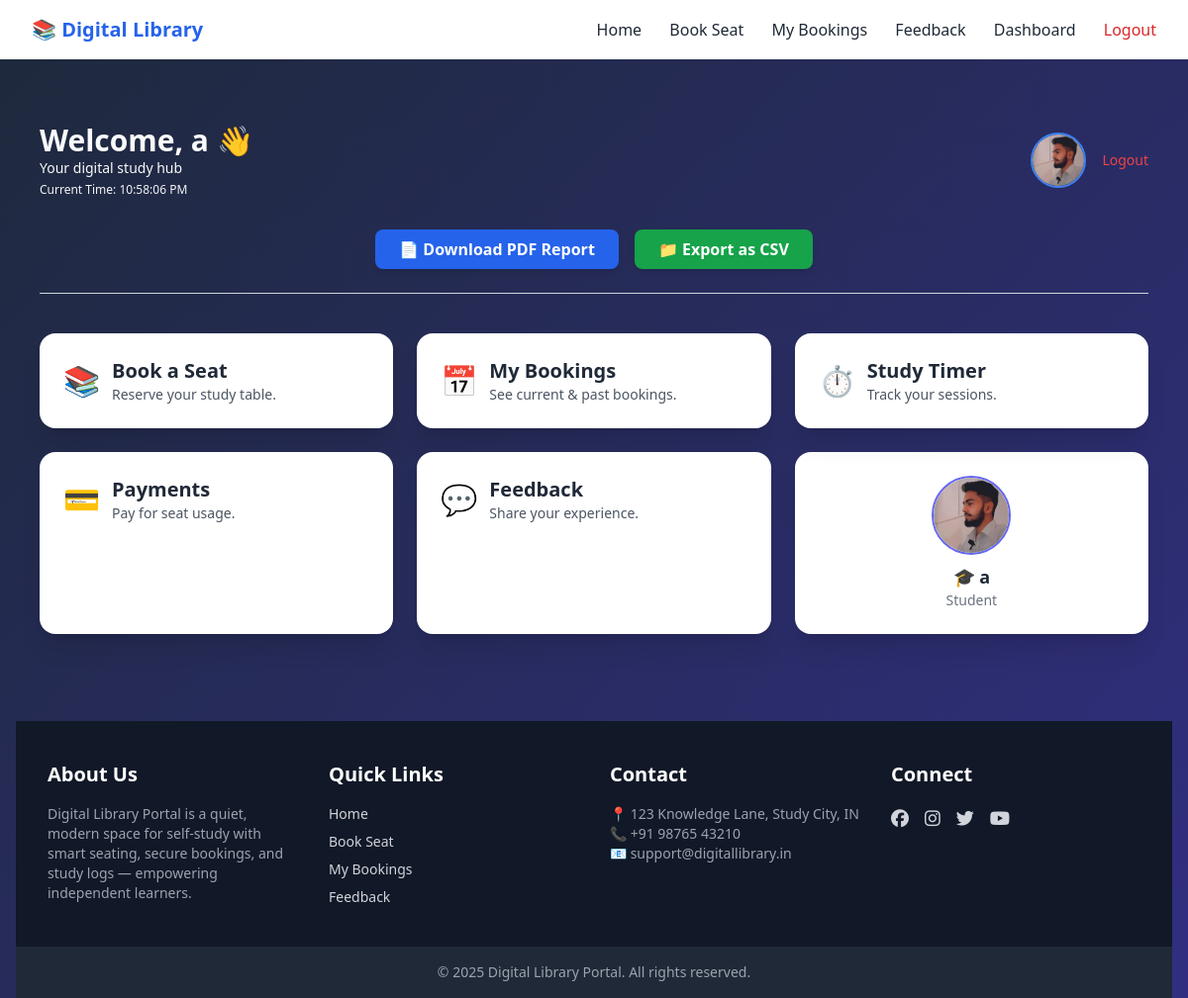
Screenshot of /student/dashboard.php (signed in) with the database file from the repository.
### tables this page shows
CREATE TABLE `table_students` (
  `id` int(11) NOT NULL,
  `name` varchar(100) NOT NULL,
  `email` varchar(100) NOT NULL,
  `phone` varchar(20) DEFAULT NULL,
  `password` varchar(255) DEFAULT NULL,
  `profile_photo` varchar(255) DEFAULT NULL,
  `created_at` timestamp NOT NULL DEFAULT current_timestamp()
);

### student/dashboard.php (the view, shortened to what this page needs)
<?php
include '../includes/db.php';
include '../includes/header.php';
$user_id = $_SESSION['student_id'];
$query = "SELECT name, profile_photo FROM table_students WHERE id = ?";
$stmt = $conn->prepare($query);
$stmt->bind_param("i", $user_id);
$stmt->execute();
$result = $stmt->get_result();
$user = $result->fetch_assoc();
?>
<!DOCTYPE html>
<html lang="en">
<head>
  <script src="https://cdn.tailwindcss.com"></script>
</head>
<body class="bg-gradient-to-br from-indigo-50 to-purple-100 min-h-screen text-gray-50">
  <div class="max-w-6xl mx-auto py-10 px-4">
    <div class="flex items-center justify-between mb-8">
      <div>
        <h1 class="text-3xl font-bold text-gray-50">Welcome, <?= htmlspecialchars($user['name']) ?> 👋</h1>
        <p class="text-sm text-gray-50">Your digital study hub</p>
        <p class="text-xs text-gray-100 mt-1">Current Time: <span id="current-time"></span></p>
      </div>
      <div class="flex items-center gap-4">
<img src="../uploads/profile_photos/<?= htmlspecialchars($user['profile_photo']) ?>" class="w-14 h-14 rounded-full object-cover border-2 border-blue-500" alt="Profile Photo" />
        <a href="./logout.php" class="text-sm text-red-500 hover:underline">Logout</a>
      </div>
    </div>
    <div class="flex flex-col sm:flex-row sm:justify-center gap-4 mb-6 text-center">
      <a href="../reports/generate-report.php" target="_blank" class="bg-blue-600 hover:bg-blue-700 text-white font-semibold px-6 py-2 rounded-lg shadow-md transition duration-200">
        📄 Download PDF Report
      </a>
      <a href="../reports/export-csv.php" class="bg-green-600 hover:bg-green-700 text-white font-semibold px-6 py-2 rounded-lg shadow-md transition duration-200">
        📁 Export as CSV
      </a>
    </div>
    <hr class="mb-10 border-gray-300">
    <div class="grid grid-cols-1 sm:grid-cols-2 lg:grid-cols-3 gap-6">
      <a href="book-seat.php" class="bg-white rounded-2xl p-6 shadow-xl hover:shadow-2xl transition transform hover:-translate-y-1">
        <div class="flex items-center gap-3">
          <div class="text-3xl">📚</div>
          <div>
            <h2 class="text-xl font-semibold">Book a Seat</h2>
            <p class="text-sm text-gray-600">Reserve your study table.</p>
          </div>
        </div>
      </a>
      <a href="my-bookings.php" class="bg-white rounded-2xl p-6 shadow-xl hover:shadow-2xl transition transform hover:-translate-y-1">
        <div class="flex items-center gap-3">
          <div class="text-3xl">📅</div>
          <div>
            <h2 class="text-xl font-semibold">My Bookings</h2>
            <p class="text-sm text-gray-600">See current & past bookings.</p>
          </div>
        </div>
      </a>
      <a href="./timer.php" class="bg-white rounded-2xl p-6 shadow-xl hover:shadow-2xl transition transform hover:-translate-y-1">
        <div class="flex items-center gap-3">
          <div class="text-3xl">⏱</div>
          <div>
            <h2 class="text-xl font-semibold">Study Timer</h2>
            <p class="text-sm text-gray-600">Track your sessions.</p>
          </div>
        </div>
      </a>
      <a href="payment.php" class="bg-white rounded-2xl p-6 shadow-xl hover:shadow-2xl transition transform hover:-translate-y-1">
        <div class="flex items-center gap-3">
          <div class="text-3xl">💳</div>
          <div>
            <h2 class="text-xl font-semibold">Payments</h2>
            <p class="text-sm text-gray-600">Pay for seat usage.</p>
          </div>
        </div>
      </a>
      <a href="feedback.php" class="bg-white rounded-2xl p-6 shadow-xl hover:shadow-2xl transition transform hover:-translate-y-1">
        <div class="flex items-center gap-3">
          <div class="text-3xl">💬</div>
          <div>
            <h2 class="text-xl font-semibold">Feedback</h2>
            <p class="text-sm text-gray-600">Share your experience.</p>
          </div>
        </div>
      </a>
      <div class="bg-white rounded-2xl p-6 shadow-xl text-center">
        <img src="../uploads/profile_photos/<?= htmlspecialchars($user['profile_photo']) ?>" class="w-20 h-20 rounded-full mx-auto object-cover border-2 border-indigo-500 mb-2" alt="Profile Photo" />
        <h2 class="text-lg font-semibold">🎓 <?= htmlspecialchars($user['name']) ?></h2>
        <p class="text-sm text-gray-500">Student</p>
      </div>
    </div>
  </div>
<?php include '../includes/footer.php'; ?>
</body>
</html>

### rows the page displays
table_students: name "a", profile_photo (picture)
